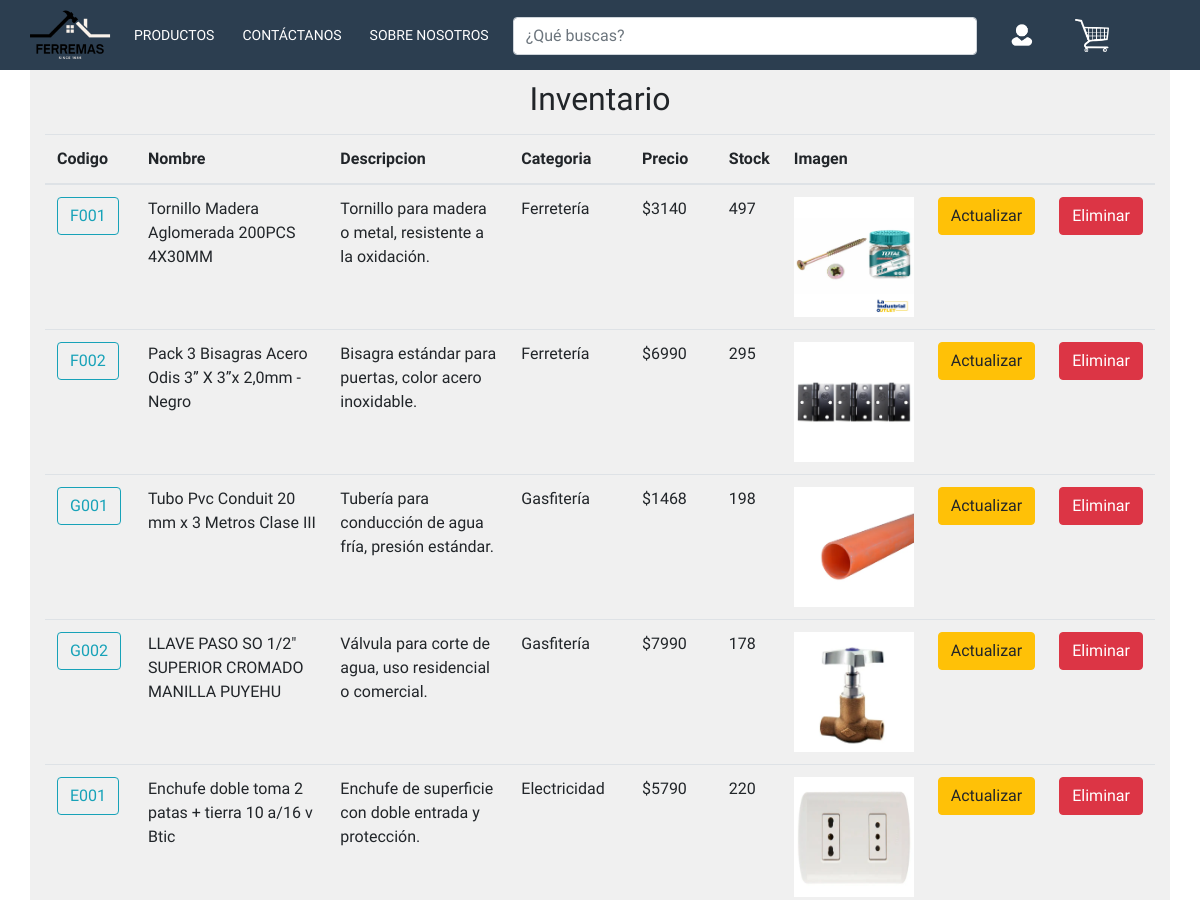
/productos/ (signed in, upper part), run on an earlier commit of the app's database.
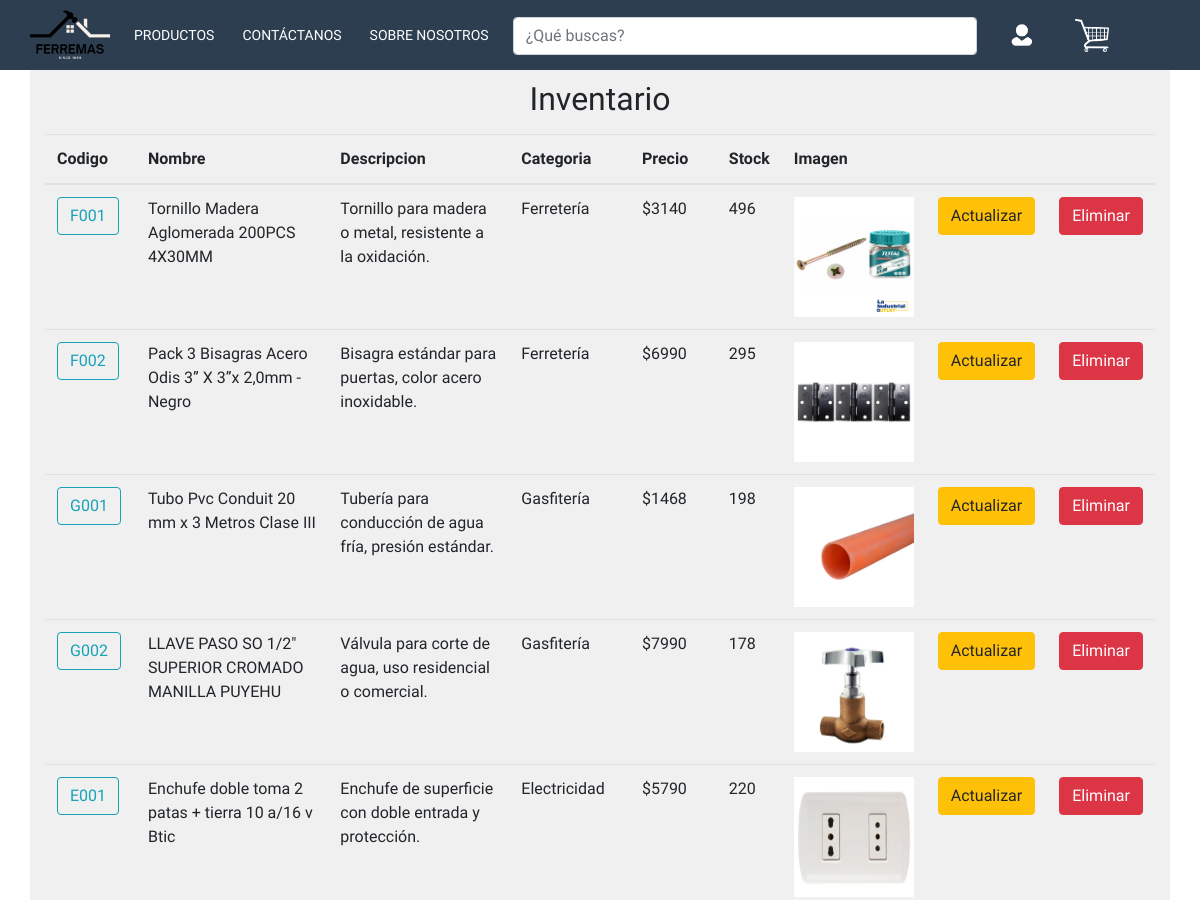
And on a later commit of the database.
### core/models.py (models this page shows, shortened)
class Planta(models.Model):
    idPlanta = models.CharField(primary_key=True, max_length=4,verbose_name='Id de Planta')
    nombre = models.CharField(max_length=50, verbose_name='Nombre de la Planta')
    imagen = models.ImageField(upload_to="imagenes", null=True, verbose_name='Imagen')
    descripcion = models.CharField(blank=True, null=True,max_length=100, verbose_name='Descripcion')
    categoria = models.ForeignKey ('Categoria', default=1, on_delete=models.CASCADE, verbose_name='Categoria')
    precio = models.IntegerField(blank=True, null=True,verbose_name='Precio de la Planta')
    stock = models.IntegerField(blank=True, null=True,verbose_name='Stock de Planta')

class Categoria(models.Model):
    idCategoria = models.IntegerField(primary_key=True, verbose_name='Id de la Categoria')
    NombreCategoria =  models.CharField(max_length=50, verbose_name='Nombre de la Categoria')
    def __str__(self):
        return self.NombreCategoria

### core/views.py (the view)
# urls.py: path('productos/', views.productos, name="productos"),
@login_required
def productos(request):
    if not request.user.is_staff:
        return render(request, '404.html')
    datos = Planta.objects.all()
    return render(request, 'productos.html',{"datos":datos})

### core/context_processor.py (called while the page is built, shortened)
def total_carrito(request):
    total = 0
    return {'total_carrito':int(total)}

### core/templates/productos.html (shortened to what this page needs)
<!doctype html>
<html lang="en">
  <head>
    {% load static %}
    <link rel="stylesheet" href="{% static 'css/misEstilos.css' %}" />
    <link href="{% static 'css/bootstrap.min.css' %}" rel="stylesheet" />
  </head>
  <body>
    <header>
      <div class="container__menu">
        <div class="menu">
          <nav>
            <ul>
              <li><a href="{% url 'index' %}"></a></li>
              <li>
                <a href="{% url 'tienda' %}">Productos</a>
              </li>
              <li><a href="{% url 'contacto' %}">Contáctanos</a></li>
              <li><a href="{% url 'Nosotros' %}">Sobre Nosotros</a></li>
              <li class="search-bar">
                <input
                  type="text"
                  placeholder="¿Qué buscas?"
                  class="form-control"
                />
              </li>
              {% if user.is_authenticated %}
              <li>
                <a href="{% url 'perfil' %}"></a>
              </li>
              <li><a href="{% url 'carrito' %}"></a></li>
              {% else %}
              <li><a href="{% url 'login' %}"></a></li>
              <li><a href="{% url 'carrito' %}"></a></li>
              {% endif %}
            </ul>
          </nav>
        </div>
      </div>
    </header>
    <main class="container">
      <div class="form-group text-center">
        <h2>Inventario</h2>
      </div>
      <table class="table">
        <thead>
          <tr>
            <th>Codigo</th>
            <th>Nombre</th>
            <th>Descripcion</th>
            <th>Categoria</th>
            <th>Precio</th>
            <th>Stock</th>
            <th>Imagen</th>
            <th></th>
            <th></th>
          </tr>
        </thead>
        <tbody>
          {% for Planta in datos %}
          <tr>
            <td>
              <a
                href="{% url 'detalle' Planta.idPlanta %}"
                class="btn btn-outline-info"
                >{{ Planta.idPlanta }}</a
              >
            </td>
            <td>{{ Planta.nombre }}</td>
            <td>{{ Planta.descripcion }}</td>
            <td>{{ Planta.categoria }}</td>
            <td>${{ Planta.precio }}</td>
            <td>{{ Planta.stock }}</td>
            <td>
              <img
                src="{{ Planta.imagen.url }}"
                style="width: 120px; height: 120px"
              />
            </td>
            <td>
              <a
                href="{% url 'modificar' Planta.idPlanta %}"
                class="btn btn-warning"
                >Actualizar</a
              >
            </td>
            <td>
              <a
                href="{% url 'eliminar' Planta.idPlanta %}"
                class="btn btn-danger"
                >Eliminar</a
              >
            </td>
          </tr>
          {% endfor %}
        </tbody>
      </table>
    </main>
  </body>
</html>

What changed in the data, as far as the page shows it:
changed Planta "Tornillo Madera Aglomerada 200PCS 4X30MM": stock "497" → "496"
